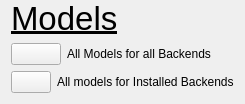
               <widget class="QWidget" name="modelSelectContainer" native="true">
                <layout class="QVBoxLayout" name="verticalLayout_15">
                 <property name="topMargin">
                  <number>0</number>
                 </property>
                 <item>
                  <widget class="QLabel" name="label_25">
                   <property name="font">
                    <font>
                     <pointsize>25</pointsize>
                     <underline>true</underline>
                    </font>
                   </property>
                   <property name="text">
                    <string>Models</string>
                   </property>
                  </widget>
                 </item>
                 <item>
                  <widget class="QWidget" name="pytorchBackendInstallerContainer_5" native="true">
                   <layout class="QHBoxLayout" name="horizontalLayout_22">
                    <property name="leftMargin">
                     <number>0</number>
                    </property>
                    <property name="topMargin">
                     <number>0</number>
                    </property>
                    <property name="rightMargin">
                     <number>0</number>
                    </property>
                    <property name="bottomMargin">
                     <number>0</number>
                    </property>
                    <item>
                     <widget class="QPushButton" name="downloadAllModelsBtn">
                      <property name="sizePolicy">
                       <sizepolicy hsizetype="Minimum" vsizetype="Minimum">
                        <horstretch>0</horstretch>
                        <verstretch>0</verstretch>
                       </sizepolicy>
                      </property>
                      <property name="maximumSize">
                       <size>
                        <width>50</width>
                        <height>45</height>
                       </size>
                      </property>
                      <property name="text">
                       <string />
                      </property>
                      <property name="icon">
                       <iconset resource="resources.qrc">
                        <normaloff>:/icons/icons/download.svg</normaloff>:/icons/icons/download.svg</iconset>
                      </property>
                      <property name="iconSize">
                       <size>
                        <width>30</width>
                        <height>30</height>
                       </size>
                      </property>
                     </widget>
                    </item>
                    <item>
                     <widget class="QLabel" name="label_26">
                      <property name="text">
                       <string>All Models for all Backends</string>
                      </property>
                     </widget>
                    </item>
                   </layout>
                  </widget>
                 </item>
                 <item>
                  <widget class="QWidget" name="pytorchBackendInstallerContainer_6" native="true">
                   <layout class="QHBoxLayout" name="horizontalLayout_23">
                    <property name="leftMargin">
                     <number>0</number>
                    </property>
                    <property name="topMargin">
                     <number>0</number>
                    </property>
                    <property name="rightMargin">
                     <number>0</number>
                    </property>
                    <property name="bottomMargin">
                     <number>0</number>
                    </property>
                    <item>
                     <widget class="QPushButton" name="downloadSomeModelsBasedOnInstalledBackendbtn">
                      <property name="sizePolicy">
                       <sizepolicy hsizetype="Minimum" vsizetype="Minimum">
                        <horstretch>0</horstretch>
                        <verstretch>0</verstretch>
                       </sizepolicy>
                      </property>
                      <property name="maximumSize">
                       <size>
                        <width>50</width>
                        <height>45</height>
                       </size>
                      </property>
                      <property name="text">
                       <string />
                      </property>
                      <property name="icon">
                       <iconset resource="resources.qrc">
                        <normaloff>:/icons/icons/download.svg</normaloff>:/icons/icons/download.svg</iconset>
                      </property>
                      <property name="iconSize">
                       <size>
                        <width>30</width>
                        <height>30</height>
                       </size>
                      </property>
                     </widget>
                    </item>
                    <item>
                     <widget class="QLabel" name="label_27">
                      <property name="text">
                       <string>All models for Installed Backends</string>
                      </property>
                     </widget>
                    </item>
                   </layout>
                  </widget>
                 </item>
                </layout>
               </widget>
